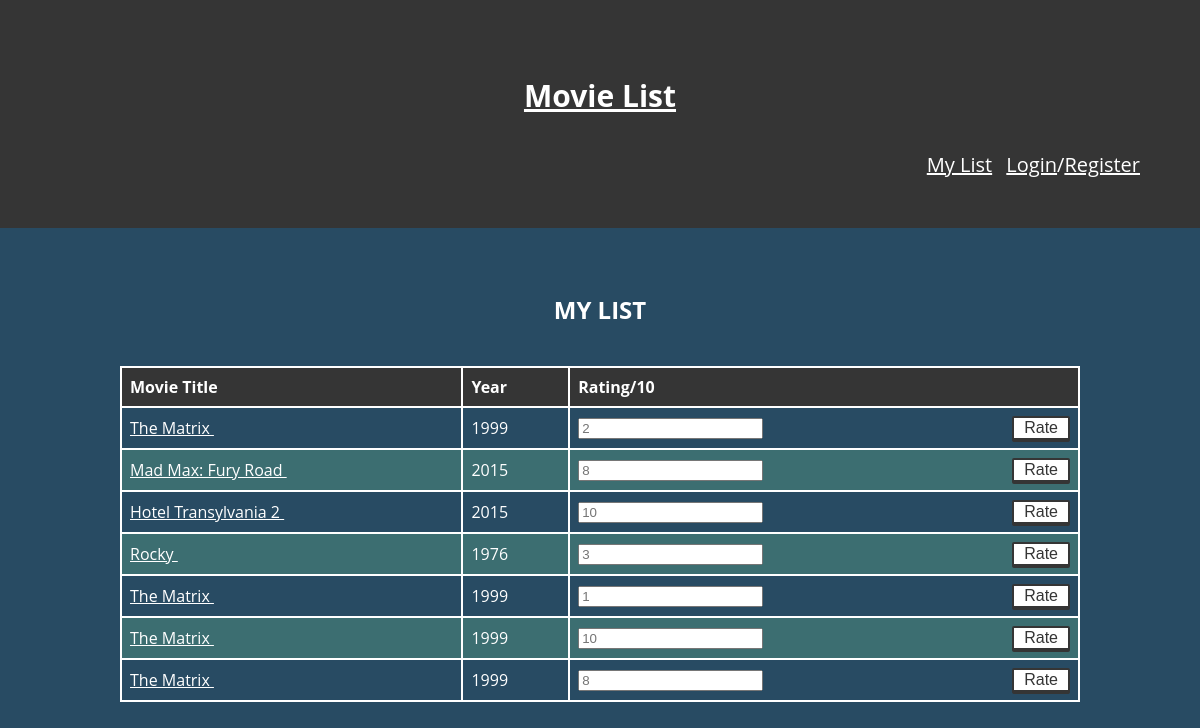
The page /movies/mylist (signed in) on the database its author committed.
### movies/models.py (models this page shows)
class UserRatings(models.Model):
    user = models.IntegerField()
    movie_title = models.CharField(max_length=255)
    title_year = models.IntegerField()
    rating = models.IntegerField()

### movies/views.py (the view)
# urls.py: path('mylist', views.my_list, name='mylist'),
def my_list(request):
    if request.method == 'GET':
        user_id = request.user.id
        try:
            ratings = UserRatings.objects.filter(user__exact=user_id)
            print(ratings.__str__())
            context = {
                'found_ratings': ratings,
            }
            return render(request, 'movies/mylist.html',{'found_movies':ratings})
        except:
            return render(request,'movies/search.html',{})

### movies/templates/movies/mylist.html (shortened to what this page needs)
<!DOCTYPE html>
<html lang="en">
<head>
</head>
<body>
    <section class="header">
        <h1><a href="index">Movie List</a></h1>
        <div class="animationtest"></div>
        <ul>
            <li><a href="mylist">My List</a></li>
            <li><a href="login">Login</a>/<a href="register">Register</a></li>
        </ul>
    </section>
    <section class="animationoverflow">
        <div class="ani2"></div>
        <div class="ani2"></div>
        <div class="ani2"></div>
        <div class="ani2"></div>
        <div class="ani2"></div>
        <div class="ani2"></div>
        <div class="ani2"></div>
        <div class="ani2"></div>
        <div class="ani2"></div>
        <div class="ani2"></div>
        <div class="ani2"></div>
        <div class="ani2"></div>
    </section>
    <section class="paddingsearchtitle">
         <h2>MY LIST</h2>
    </section>
    <section>
        <table>
            <tr>
                <th>Movie Title</th>
                <th>Year</th>
                <th>Rating/10</th>
            </tr>
            <tr>
                            {% for movie in found_movies %}
            <tr>
                <td><a href={{ movie.movie_imdb_link }}>{{ movie.movie_title }}</a></td>
                <td>{{ movie.title_year }}</td>
                <td>
                                <form name='rate' method="POST" action="{% url 'movies:rate' %}">
                   <input class="rateTF" type="number" name="rating" placeholder="{{ movie.rating }}">
                    <button class="smallButton" type="submit">Rate</button>
            </form>
                </td>
            </tr>
            {% endfor %}
            </tr>
        </table>
    </section>
</body>
</html>

### movies/templates/movies/mylist.html (style rules this page uses)
html, body { text-align: center; }
body { margin: 0; background: #284B63; }
h1, h2, h3, h4, label, table, ul, p { color: white; font-family: 'Open Sans', sans-serif; }
h1 { font-size: 30px; }
a:link, a:visited { color: white; }
.header { text-align: center; background: #353535; margin: 0; padding: 50px; }
ul { list-style-type: none; margin: 0; padding: 0; text-align: right; }
li { font-size: 20px; padding-right: 10px; display: inline; }
.paddingsearchtitle { padding: 20px; }
table { width: 80%; border-collapse: collapse; margin: auto; }
td, th { border: 2px solid white; text-align: left; padding: 8px; }
tr:nth-child(even) { background-color: #3C6E71; }
th { background-color: #353535; }
.smallButton[type=submit] { float: right; text-align: center; background-color:white; border: 2px solid #353535; border-radius: 2px; box-shadow: 0 2px 0px 0px; color: #353535; cursor: pointer; font-size: 16px; padding: 1px 10px; }
.animationtest { margin: auto; width: 10px; height: 10px; position: relative; -webkit-animation-name: test; -webkit-animation-duration: 4s; animation-name: test; animation-duration: 4s; animation-iteration-count: infinite; }
.animationoverflow { white-space: nowrap; overflow: hidden; font-size: 0; }
.ani2 { margin: auto; width: 100px; height: 25px; -webkit-animation-duration: 4s; animation-duration: 4s; animation-iteration-count: infinite; display: inline-block; -webkit-animation-name: test2; animation-name: test2; }
.ani2:nth-of-type(1) { animation-delay: -1.7s; }
.ani2:nth-of-type(2) { animation-delay: -1.6s; }
.ani2:nth-of-type(3) { animation-delay: -1.5s; }
.ani2:nth-of-type(4) { animation-delay: -1.4s; }
.ani2:nth-of-type(5) { animation-delay: -1.3s; }
.ani2:nth-of-type(6) { animation-delay: -1.2s; }
.ani2:nth-of-type(7) { animation-delay: -1.1s; }
.ani2:nth-of-type(8) { animation-delay: -1.0s; }
.ani2:nth-of-type(9) { animation-delay: -0.9s; }
.ani2:nth-of-type(10) { animation-delay: -0.8s; }
.ani2:nth-of-type(11) { animation-delay: -0.7s; }
.ani2:nth-of-type(12) { animation-delay: -0.6s; }

### rows shown on the page
UserRatings: movie_title "The Matrix", title_year "1999", rating "2"
UserRatings: movie_title "Mad Max: Fury Road", title_year "2015", rating "8"
UserRatings: movie_title "Hotel Transylvania 2", title_year "2015", rating "10"
UserRatings: movie_title "Rocky", title_year "1976", rating "3"
UserRatings: movie_title "The Matrix", title_year "1999", rating "1"
UserRatings: movie_title "The Matrix", title_year "1999", rating "10"
UserRatings: movie_title "The Matrix", title_year "1999", rating "8"
